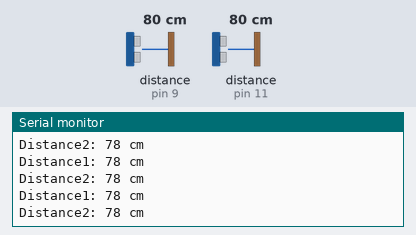
The sketch below on a simulated Arduino Uno, built with avr-gcc and run on an emulated ATmega328P. Parts: the last lines printed to the serial monitor. Wiring (inferred from the names in the program): 2 × ultrasonic range finder: trigger pin 8, echo pin 9 / trigger pin 10, echo pin 11. The inputs (shaded band) are chosen by the test bench; at power-on: distance to the obstacle (sensors on pin 9, pin 11) 80 cm. The echo pulse lasts 58.3 µs per cm.

Above: at 1.2 s.
1.3 s: distance to the obstacle (sensor on pin 9) set to 2 cm
At 2.0 s:
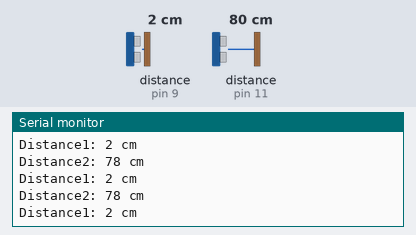
4.3 s: distance to the obstacle (sensor on pin 11) set to 2 cm
At 5.3 s:
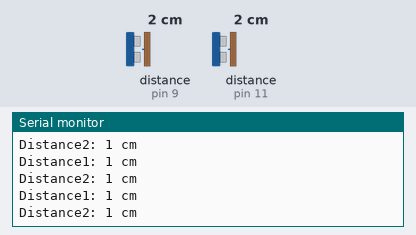
7.3 s: distance to the obstacle (sensor on pin 9) set to 18 cm
At 8.4 s:
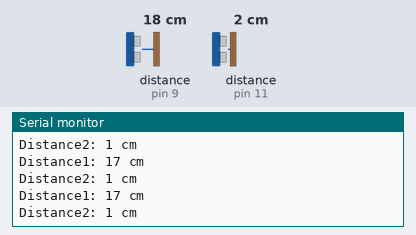
10.3 s: distance to the obstacle (sensor on pin 11) set to 18 cm
At 10.9 s:
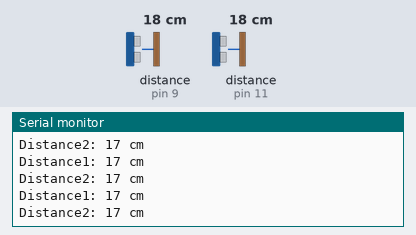
13.3 s: distance to the obstacle (sensor on pin 9) set to 4 cm
At 14.2 s:
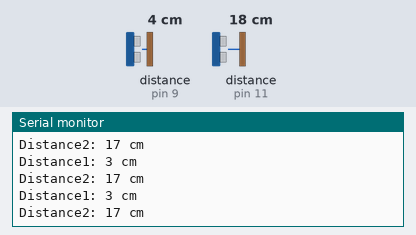
16.3 s: distance to the obstacle (sensor on pin 11) set to 4 cm
At 17.4 s:
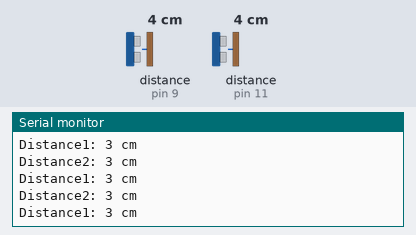
Timing chart, 0 to 19.3 s (numbered marks = the images above; inputs shaded):
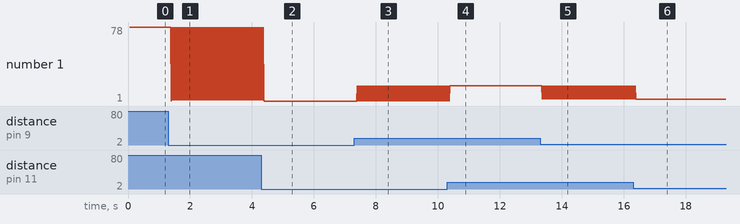

Measured:
- after the input at 1.3 s, the serial monitor: prints a new line after 0.10 s (image 1)
- after the input at 4.3 s, the serial monitor: prints a new line after 0.11 s (image 2)
- after the input at 7.3 s, the serial monitor: prints a new line after 0.09 s (image 3)
- after the input at 10.3 s, the serial monitor: prints a new line after 0.10 s (image 4)
- after the input at 13.3 s, the serial monitor: prints a new line after 0.07 s (image 5)
- after the input at 16.3 s, the serial monitor: prints a new line after 0.11 s (image 6)
- plotted number 1: 17 → 3 after the input at 13.3 s

The sketch:

retest_hc-sr04.ino
```cpp
// ---------------------------------------------------------------- //
// Arduino Ultrasoninc Sensor HC-SR04
// Re-writed by Arbi Abdul Jabbaar
// Using Arduino IDE 1.8.7
// Using HC-SR04 Module
// Tested on 17 September 2019
// ---------------------------------------------------------------- //

#define echoPin1 9 // attach pin D2 Arduino to pin Echo of HC-SR04
#define trigPin1 8 //attach pin D3 Arduino to pin Trig of HC-SR04
#define echoPin2 11 // attach pin D2 Arduino to pin Echo of HC-SR04
#define trigPin2 10 //attach pin D3 Arduino to pin Trig of HC-SR04

// defines variables
long duration; // variable for the duration of sound wave travel
int distance; // variable for the distance measurement
int distance1, distance2;

void setup() {
  pinMode(trigPin1, OUTPUT); // Sets the trigPin as an OUTPUT
  pinMode(echoPin1, INPUT); // Sets the echoPin as an INPUT
  pinMode(trigPin2, OUTPUT); // Sets the trigPin as an OUTPUT
  pinMode(echoPin2, INPUT); // Sets the echoPin as an INPUT
  Serial.begin(9600); // // Serial Communication is starting with 9600 of baudrate speed
  Serial.println("Ultrasonic Sensor HC-SR04 Test"); // print some text in Serial Monitor
  Serial.println("with Arduino UNO R3");
}

float Sensor(int trigPin,int echoPin)
{
  // Clears the trigPin condition
  digitalWrite(trigPin, LOW);
  delayMicroseconds(2);
  // Sets the trigPin HIGH (ACTIVE) for 10 microseconds
  digitalWrite(trigPin, HIGH);
  delayMicroseconds(10);
  digitalWrite(trigPin, LOW);
  // Reads the echoPin, returns the sound wave travel time in microseconds
  duration = pulseIn(echoPin, HIGH);
  // Calculating the distance
  distance = duration * 0.034 / 2;

  return distance;
}// END of the Sensor function


void loop() {
  // Clears the trigPin condition
  distance1 = Sensor(trigPin1, echoPin1);
  distance2 = Sensor(trigPin2, echoPin2);
  Serial.print("Distance1: ");
  Serial.print(distance1);
  Serial.println(" cm");


  Serial.print("Distance2: ");
  Serial.print(distance2);
  Serial.println(" cm");
}
```
